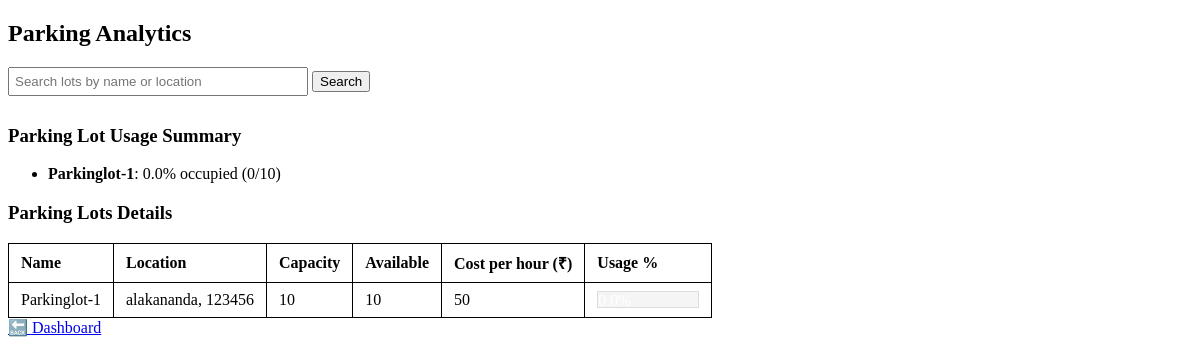
/analytics (signed in), run on an earlier commit of the app's database.
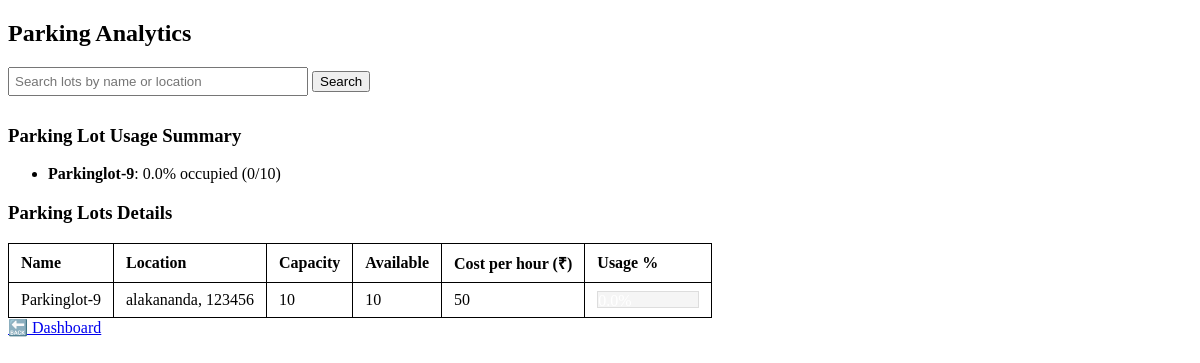
And on a later commit of the database.
### app.py (models this page shows)
class ParkingLot(db.Model):
    __tablename__ = 'parkinglots'
    id = db.Column(db.Integer, primary_key=True)
    name = db.Column(db.String(100), nullable=False)
    address = db.Column(db.String(200))
    pincode = db.Column(db.String(10))
    price = db.Column(db.Integer)
    max_spots = db.Column(db.Integer)
    places = db.relationship('Place', backref='lot', lazy=True)

### app.py (the view, shortened to what this page needs)
@app.route('/analytics', methods=['GET'])
def admin_analytics():
    if not session.get('is_admin'):
        flash("Access Denied", "danger")
        return redirect(url_for('login'))
    search_query = request.args.get('search', '').strip()
    query = ParkingLot.query
    lots = query.all()
    lots_data = []
    for lot in lots:
        total_spots = lot.max_spots or 0
        occupied_spots = Place.query.filter_by(lot_id=lot.id, is_reserved=True).count() if total_spots > 0 else 0
        available_spots = total_spots - occupied_spots
        usage_percent = round((occupied_spots / total_spots) * 100, 2) if total_spots > 0 else 0
        lots_data.append({
            'id': lot.id,
            'name': lot.name,
            'location': f"{lot.address}, {lot.pincode}",
            'capacity': total_spots,
            'available': available_spots,
            'cost': lot.price,
            'occupied': occupied_spots,
            'usage_percent': usage_percent
        })
    return render_template('admin_analytics.html', lots=lots_data, search=search_query)

### templates/admin_analytics.html (shortened to what this page needs)
<!DOCTYPE html>
<html>
<head>
</head>
<body>
    <h2>Parking Analytics</h2>
    <form method="get" action="{{ url_for('admin_analytics') }}">
        <input type="search" name="search" placeholder="Search lots by name or location" value="{{ search }}">
        <button type="submit">Search</button>
    </form>
    {% if lots %}
        <h3>Parking Lot Usage Summary</h3>
        <ul>
            {% for lot in lots %}
                <li><strong>{{ lot.name }}</strong>: {{ lot.usage_percent }}% occupied ({{ lot.occupied }}/{{ lot.capacity }})</li>
            {% endfor %}
        </ul>
        <h3>Parking Lots Details</h3>
        <table>
            <thead>
                <tr>
                    <th>Name</th>
                    <th>Location</th>
                    <th>Capacity</th>
                    <th>Available</th>
                    <th>Cost per hour (₹)</th>
                    <th>Usage %</th>
                </tr>
            </thead>
            <tbody>
                {% for lot in lots %}
                <tr>
                    <td>{{ lot.name }}</td>
                    <td>{{ lot.location }}</td>
                    <td>{{ lot.capacity }}</td>
                    <td>{{ lot.available }}</td>
                    <td>{{ lot.cost }}</td>
                    <td>
                        <div class="usage-container">
                        </div>
                    </td>
                </tr>
                {% endfor %}
            </tbody>
        </table>
    {% else %}
        <p>No parking lots found.</p>
    {% endif %}
    <a href="{{ url_for('dashboard') }}">🔙  Dashboard</a>
</body>
</html>

### templates/admin_analytics.html (style rules this page uses)
input[type="search"] { margin-bottom: 10px; padding: 5px; width: 300px; }
table, th, td { border: 1px solid black; border-collapse: collapse; padding: 8px 12px; text-align: left; }
.usage-container { width: 100px; border: 1px solid #ddd; background-color: #f5f5f5; }

What changed in the data, as far as the page shows it:
changed ParkingLot: name "Parkinglot-1" → "Parkinglot-9"
